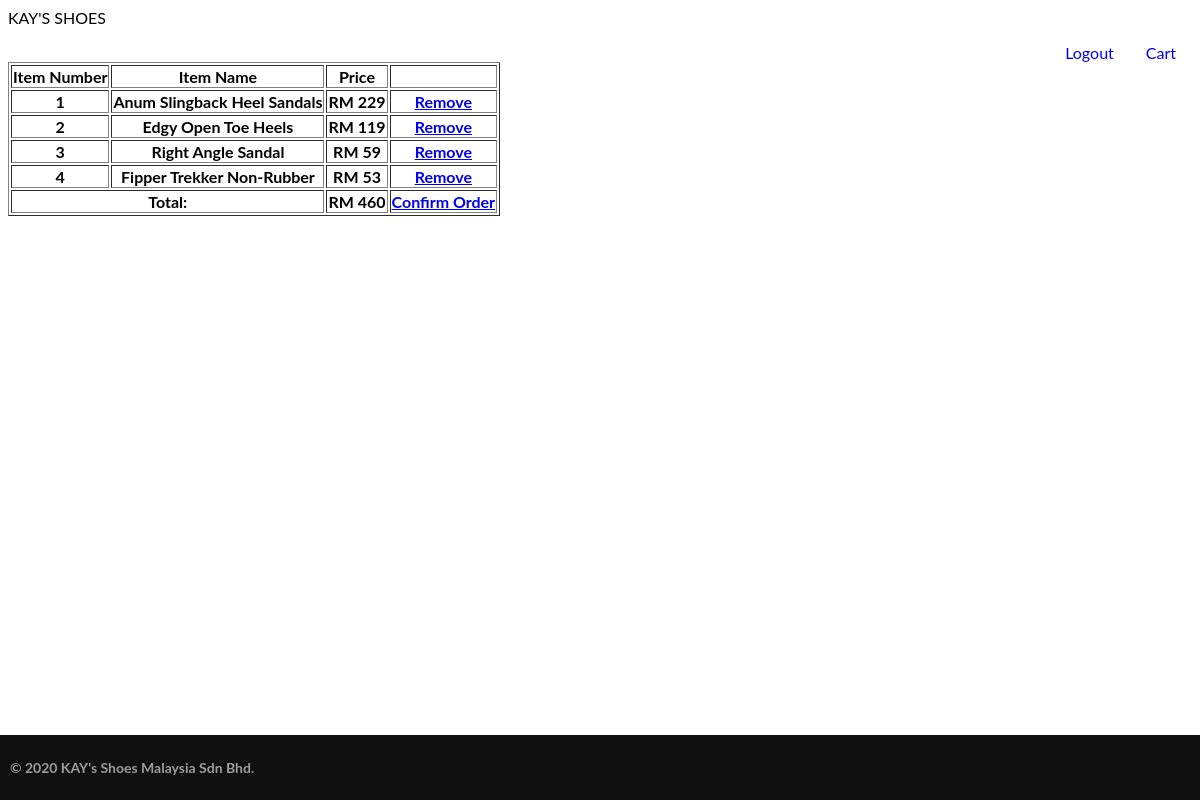
/cart.php (signed in), run on the app's committed database.
### tables this page shows
CREATE TABLE IF NOT EXISTS `items` (
  `id` int(11) NOT NULL AUTO_INCREMENT,
  `name` varchar(50) NOT NULL,
  `price` double NOT NULL,
  PRIMARY KEY (`id`)
);

### cart.php (the view, shortened to what this page needs)
<?php
    require 'connection.php';
    $user_id = $_SESSION['id'];
    $user_products_query = "select it.id,it.name,it.price from users_items ut inner join items it on it.id=ut.item_id where ut.user_id='$user_id'";
    $user_products_result = mysqli_query($con,$user_products_query) or die(mysqli_error($con));
    $no_of_user_products = mysqli_num_rows($user_products_result);
    $sum = 0;
    if($no_of_user_products==0){
	?>
        <script>
        window.alert("No items in the cart!!");
        </script>
    <?php
    }else{
        while($row=mysqli_fetch_array($user_products_result)){
            $sum = $sum + $row['price'];
       }
    }
?>
<!DOCTYPE html>
<html>
<head>
	<link rel="stylesheet" href="css/style.css" type="text/css">
</head>
<body>
	<div>
		<?php
		   require 'header.php';
		?> <br>
		<table border="1">
			<tr>
				<th>Item Number</th>
				<th>Item Name</th>
				<th>Price</th>
				<th></th>
			</tr>
			<?php
				$user_products_result=mysqli_query($con,$user_products_query) or die(mysqli_error($con));
				$counter=1;
				while($row=mysqli_fetch_array($user_products_result)){
			 ?>
			<tr>
				<th><?php echo $counter ?></th>
				<th><?php echo $row['name']?></th>
				<th>RM <?php echo $row['price']?></th>
				<th><a href='cart_remove.php?id=<?php echo $row['id'] ?>'>Remove</a></th>
			</tr>
			<?php $counter=$counter+1;}?>
			<tr>
				<th colspan="2">Total:</th>
				<th>RM <?php echo $sum;?></th>
				<th><a href="success.php?id=<?php echo $user_id?>">Confirm Order</a></th>
			</tr>
		</table>
		<footer class="footer">
			<p>&copy 2020 KAY's Shoes Malaysia Sdn Bhd.</p>
		</footer>
	</div>
</body>
</html>

### css/style.css (style rules this page uses)
footer { background-color:#101010; color:#9d9d9d; font-size:14px; font-weight:bold; padding:10px; bottom:0; }
html { min-height:100%; position:relative; }
.footer { position: absolute; bottom:0; right:0; left:0; }
body { font-family: "Lato", sans-serif; }

### data on the page
items: name "Anum Slingback Heel Sandals", price "229"
items: name "Edgy Open Toe Heels", price "119"
items: name "Right Angle Sandal", price "59"
items: name "Fipper Trekker Non-Rubber", price "53"

### other printed values
$sum "460"
